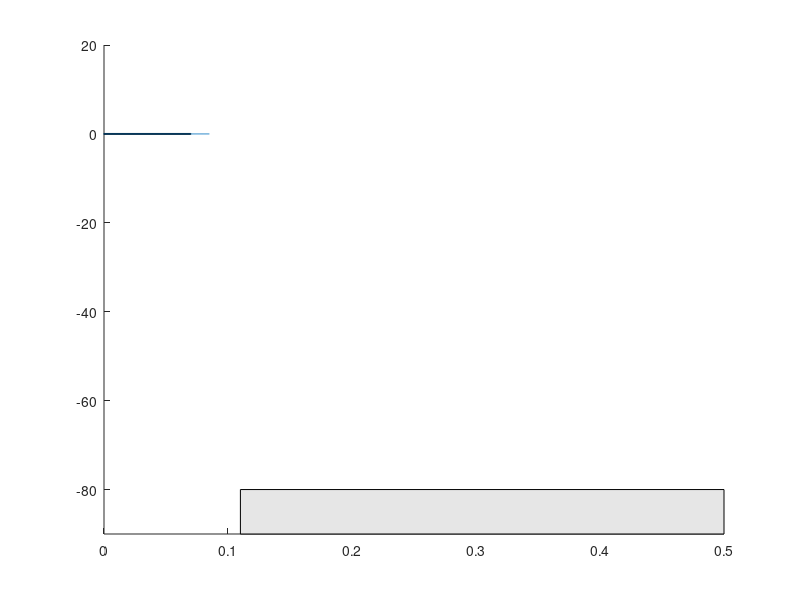

This chart was generated by the following MATLAB code:
%{
N = 8*1024;
f = (0:N-1)/N;
f(N/2+1+1:end) = f(N/2+1+1:end)-1; %%keeps track of negative freq too

M = 81;  %%affects filter order
beta = 8.2; %%filter shape

Hr = (abs(f) > .135 & abs(f)<.315)  ...         %real transfer using this line for pass band
    .*(10 .^ ((abs(f) - .15) * 10 / .15  /20)); 

Hd = Hr.*exp(-j*2*pi*f*(M-1)/2); %%desired tranfer

figure(2); clf;

patch ([0 .1 .1 0], [-100 -100 -70 -70], .9*[1 1 1]); %%specs
patch ( [.35 .5 .5 .35], [-100 -100 -70 -70], .9*[1 1 1]);

patch([.15 .3 .3 .15],[-1 9 11 1], .9*[1 1 1]);
hold on;

plot(f, 20*log10(abs(Hr)));  %%plots the gain of real transfer in dB
axis([ 0 .5 -80 20]);

figure(1); clf;
hd = ifft(Hd);  %%transfer function of desired impulse response
stem(0:N-1 , hd, '.');

h = hd(1:M).*kaiser(M, beta)'; %%windowed impulese
hold on;
stem(0:M-1,h,'.'); %%transfer function of 
figure(2);
plot(f, 20*log10(abs(fft(h,N))));
%}
%{
N1 = 8*1024;
f1 = (0:N1-1)/N1;
f1(N1/2+1+1:end) = f1(N1/2+1+1:end)-1; %%keeps track of negative freq too

M1 =111;  %%affects filter order
beta1 = 7.95;
figure(3); clf;
patch ([0 .07 .07 0], [.5 .5 -.5 -.5], .9*[1 1 1]);
patch ([.5 .11 .11 .5], [-100 -100 -80 -80], .9*[1 1 1]); %%specs
hold on;




Hr1 = (abs(f1)< .083)  ...         %real transfer using this line for pass band
    .*(10 .^ 0); 



Hd1 = Hr1.*exp(-j*2*pi*f1*(M1-1)/2); %%desired tranfer

plot(f1, 20*log10(abs(Hr1)));  %%plots the gain of real transfer in dB
axis([ 0 .5 -90 20]);

hd1 = ifft(Hd1);  %%transfer function of desired impulse response
stem(0:N1-1 , hd1, '.');

h1 = hd1(1:M1).*kaiser(M1, beta1)'; %%windowed impulese
hold on;
stem(0:M1-1,h1,'.'); %%transfer function of 
plot(f1, 20*log10(abs(fft(h1,N1))));
%}

%e{
%% Colin's Attempt

% Specs: less than .1dB ripple in passband, 0 > |f| > 0.07
%       more than 80dB rejection in stopband, .11 < |f| < 0.5

% Passband specs
maxripple = .1;     %maximum stopband ripple [dB]
startgain = 0;      %gain at beginning of stopband [dB]
endgain = 0;        %gain at end of stopband [dB]
passlow = 0;        %passband beginning frequency [normalized]
passhigh = 0.07;    %passband ending frequency [normalized]

% Stopband specs
minreject = -80;    %minimum rejection in stopband [dB}
stoplow = 0.11;     %frequency stopband begins [normalized]
stophigh = 0.5;     %frequency stopband ends [normalized]

% Other junk to specify
N = 8 * 1024;       %number of samples
M = 80;             %number of coefficients in filter
beta = 8;           %adjustable window parameter
hrspec = .015;       %how far Hr should extend beyond spec


% Important junk to calculate from above info
f = (0:N-1)/N;      %specify normalized frequencies
f(N/2+1+1:end) = f(N/2+1+1:end)-1; %keep track of negative frequencies

%% Plot filter response
% Generate stop and pass bands
figure(1); clf; hold on;
winlow = minreject-10;
winhigh = 20;
axis([0 .5 winlow winhigh]);    %set window size

%plot passband
patch([passlow passhigh passhigh passlow], ...
          [(maxripple+startgain) (maxripple+endgain) ...
          (-maxripple+endgain) (-maxripple+startgain)], ...
          .9*[1 1 1]); 

if (passlow == 0) || (passhigh == .5)  %check type of filter
    patch([stoplow stophigh stophigh stoplow], ...
          [minreject minreject winlow winlow], ...
          .9*[1 1 1]);
      
else
    patch([0 stophigh stophigh 0], ...
          [minreject minreject winlow winlow], ...
          .9*[1 1 1]);
    patch([stoplow .5 .5 stoplow], ...
          [minreject minreject winlow winlow], ...
          .9*[1 1 1]);
end

%% Calculate real and desired transfer functions

m = (endgain-startgain)/(passhigh-passlow);

Hr =  ((abs(f) > (passlow-hrspec)) & (abs(f) < (passhigh+hrspec))) .* ...
        10 .^ (((abs(f) .* m) - (m*passlow) + startgain)/20);

plot(f, 20*log10(abs(Hr)));


Hd = Hr.*exp(-j*2*pi*f*(M-1)/2); %%desired tranfer
%}